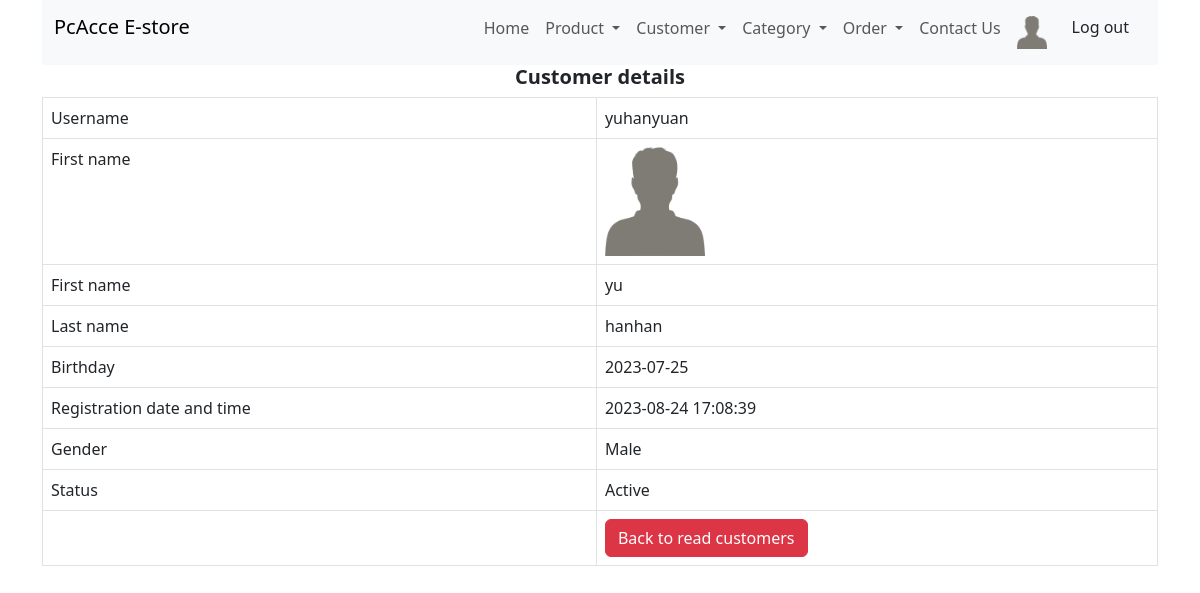
/customer_read_one.php?id=1 (signed in), run on an earlier commit of the app's database.
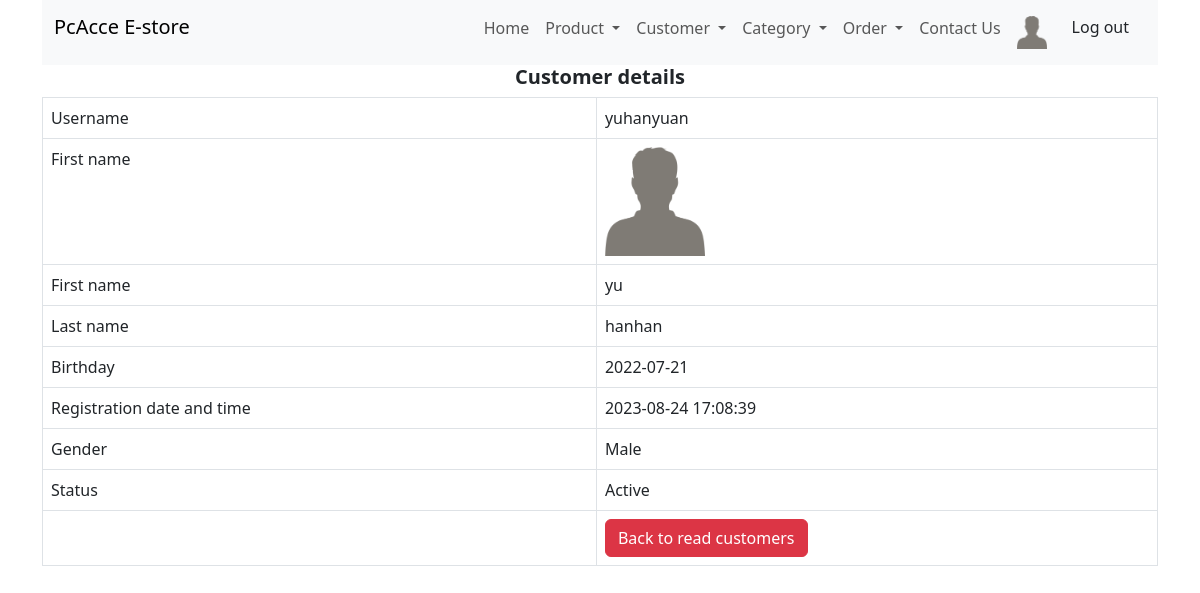
And on a later commit of the database.
### tables this page shows
CREATE TABLE `customers` (
  `user_id` int(11) NOT NULL,
  `username` varchar(20) NOT NULL,
  `image` varchar(100) NOT NULL,
  `first_name` varchar(20) NOT NULL,
  `last_name` varchar(20) NOT NULL,
  `password` text NOT NULL,
  `email` varchar(30) NOT NULL,
  `date_of_birth` date NOT NULL,
  `registration_date_time` datetime NOT NULL,
  `gender` enum('male','female') NOT NULL,
  `status` enum('active','inactive') NOT NULL DEFAULT 'active'
);

### customer_read_one.php (the view, shortened to what this page needs)
<!DOCTYPE HTML>
<html>
<head>
    <link href="https://cdn.jsdelivr.net/npm/bootstrap@5.3.0/dist/css/bootstrap.min.css" rel="stylesheet">
</head>
<body>
    <div class="container">
        <?php
        include 'menu/menu.php';
        ?>
        <div class="text-center">
            <h5><strong>Customer details</strong></h5>
        </div>
        <?php
        $id = isset($_GET['id']) ? $_GET['id'] : die('ERROR: Record ID not found.');
        include 'config/database.php';
        try {
            $query = "SELECT image, user_id, username, first_name, last_name, date_of_birth, registration_date_time, gender, status FROM customers WHERE user_id = :id ";
            $stmt = $con->prepare($query);
            $stmt->bindParam(":id", $id);
            $stmt->execute();
            $row = $stmt->fetch(PDO::FETCH_ASSOC);
            $username = $row['username'];
            $image = $row['image'];
            $firstname = $row['first_name'];
            $lastname = $row['last_name'];
            $date_of_birth = $row['date_of_birth'];
            $registration_date_time = $row['registration_date_time'];
            $gender = $row['gender'];
            $status = $row['status'];
        }
        catch (PDOException $exception) {
            die('ERROR: ' . $exception->getMessage());
        }
        ?>
        <table class='table table-hover table-responsive table-bordered'>
            <tr>
                <td>Username</td>
                <td><?php echo htmlspecialchars($username, ENT_QUOTES);  ?></td>
            </tr>
            <tr>
                <td>First name</td>
                <td><img src="uploads/<?php echo $image ?>" class="img-fluid" alt="<?php echo $username ?>" width="100px"></td>
            </tr>
            <tr>
                <td>First name</td>
                <td><?php echo htmlspecialchars($firstname, ENT_QUOTES);  ?></td>
            </tr>
            <tr>
                <td>Last name</td>
                <td><?php echo htmlspecialchars($lastname, ENT_QUOTES);  ?></td>
            </tr>
            <tr>
                <td>Birthday</td>
                <td><?php echo htmlspecialchars($date_of_birth, ENT_QUOTES);  ?></td>
            </tr>
            <tr>
                <td>Registration date and time</td>
                <td><?php echo htmlspecialchars($registration_date_time, ENT_QUOTES);  ?></td>
            </tr>
            <tr>
                <td>Gender</td>
                <td><?php echo ucfirst(htmlspecialchars($gender, ENT_QUOTES));  ?></td>
            </tr>
            <tr>
                <td>Status</td>
                <td><?php echo ucfirst(htmlspecialchars($status, ENT_QUOTES));  ?></td>
            </tr>
            <tr>
                <td></td>
                <td>
                    <a href='customer_read.php' class='btn btn-danger'>Back to read customers</a>
                </td>
            </tr>
        </table>
    </div>
</body>
</html>

What changed in the data, as far as the page shows it:
changed customers "yuhanyuan": date_of_birth "2023-07-25" → "2022-07-21"
